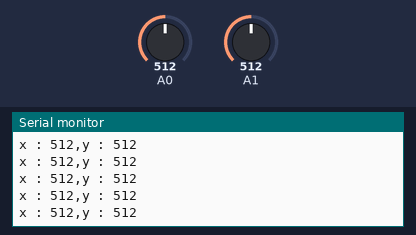
A sketch run on a simulated Arduino Uno, built with avr-gcc and run on an emulated ATmega328P. On the bench: the last lines printed to the serial monitor. The test bench sets the inputs (shaded band); at power-on: A0 = 512, A1 = 512.

Above: at 1.2 s.
1.3 s: A0 set to 991
At 2.0 s:
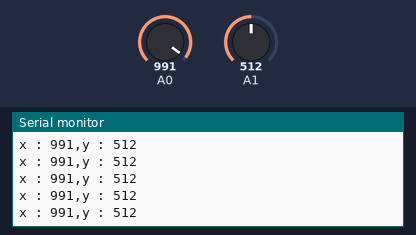
2.8 s: A0 set to 1015
At 3.4 s:
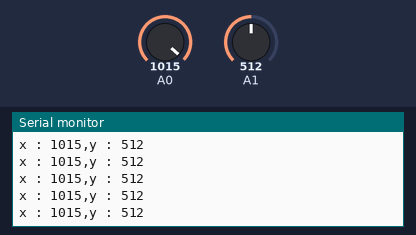
5.8 s: A1 set to 11
At 6.7 s:
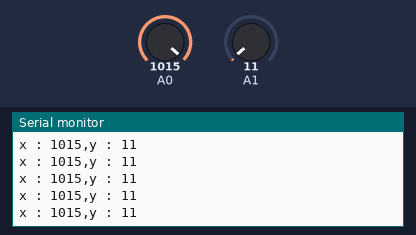
7.3 s: A1 set to 8
At 7.9 s:
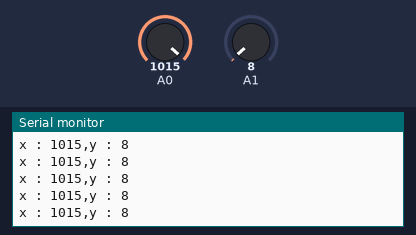
Timing chart, 0 to 10.3 s (numbered marks = the images above; inputs shaded):
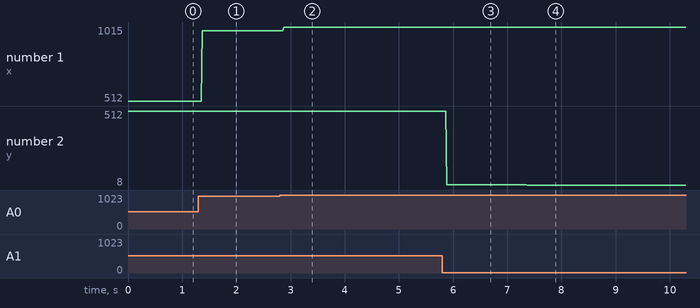

Measured:
- after the input at 1.3 s, the serial monitor: prints a new line after 0.07 s (image 1)
- after the input at 2.8 s, the serial monitor: prints a new line after 0.07 s (image 2)
- after the input at 5.8 s, the serial monitor: prints a new line after 0.08 s (image 3)
- after the input at 7.3 s, the serial monitor: prints a new line after 0.07 s (image 4)
- plotted number 1: 512 → 991 after the input at 1.3 s, 991 → 1015 after the input at 2.8 s
- plotted number 2: 512 → 11 after the input at 5.8 s, 11 → 8 after the input at 7.3 s

The sketch:

16.ino
```cpp
#include "adc.h"
#include "C:/Users/user/Documents/Arduino/etherShield_raw_data/etherShield/source_text/ether_link/Print.h"

void setup() {
  Serial.begin(9600);
  adc_init2(REF_AVCC, 0x07);

  Serial.println("init");
}

void loop() {
  unsigned short joystick_x = analog_read(AD_0);
  unsigned short joystick_y = analog_read(AD_1);

  Serial.print("x : ");
  Serial.print(joystick_x);
  Serial.print(",y : ");
  Serial.println(joystick_y);
}
```

adc.cpp
```cpp
#include "adc.h"

void adc_init1(char ref) {
  if(ref == REF_AREF) {
    ADMUX = 0x00;
  }

  else {
    ADMUX = 0x01;
  }

  ADCSRA = 0x87;
}

void adc_init2(char ref, char pre_scale) {
  if(ref == REF_AREF)
    ADMUX = 0x00;
  else
    ADMUX = 0x40;

  ADCSRA = 0x87 | pre_scale;
}

unsigned short analog_read(char channel) {
  ADMUX &= ~0x0f;
  ADMUX |= channel;

  ADCSRA |= 0x40;

  while(!(ADCSRA & 0x10));
  return ADC;
}
```

adc.h
```cpp
#ifndef ADC_H
#define ADC_H

#include "Arduino.h"

#define REF_AREF 0
#define REF_AVCC 1

#define AD_0 0
#define AD_1 1
#define AD_2 2
#define AD_3 3
#define AD_4 4
#define AD_5 5

void adc_init1(char ref);
void adc_init2(char ref, char pre_scale);
unsigned short analog_read(char channel);

#endif
```

uart.cpp
```cpp
#include "uart.h"
#include <stdarg.h>

void uart_init(unsigned int baudrate) {
  UCSR0A = 0x00;
  UCSR0B = 0x18;
  UCSR0C = 0x06;

  if(baudrate == 9600)
    UBRR0 = 103;
  else if(baudrate == 19200)
    UBRR0 = 51;
  else if(baudrate == 115200)
    UBRR0 = 8;
  else
    UBRR0 = 103;
}

void uart_tx(char data) {
  while(!(UCSR0A & 0x20));
  UDR0 = data;
}

char uart_rs() {
  char recv_data = 0;

  if(UCSR0A & 0x80)
    recv_data = UDR0;

  return recv_data;
}

void uart_tx_string(char *string) {
  int str_len = strlen(string);

  for(int i = 0; i < str_len; i++)
    uart_tx(*(string + i));
}

void printh(char *format, ...) {
  char buf[128];
  va_list argList;

  va_start(argList, format);
  vsprintf(buf, format, argList);
  va_end(argList);
  uart_tx_string(buf);
}
```

uart.h
```cpp
#ifndef UART_H
#define UART_H

#include "Arduino.h"

void uart_init(unsigned int baudrate);
void uart_tx(char data);
char uart_rs();
void uart_tx_string(char *string);
void printh(char *format, ...);

#endif
```
